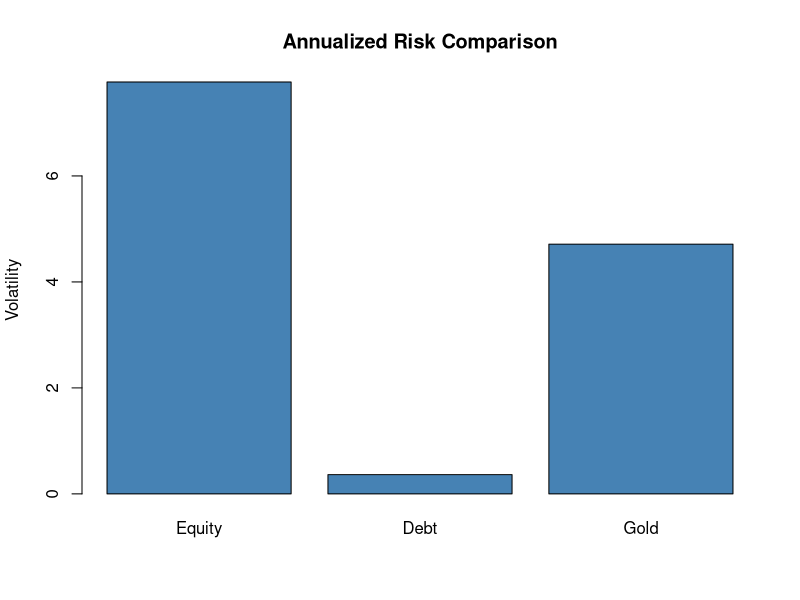
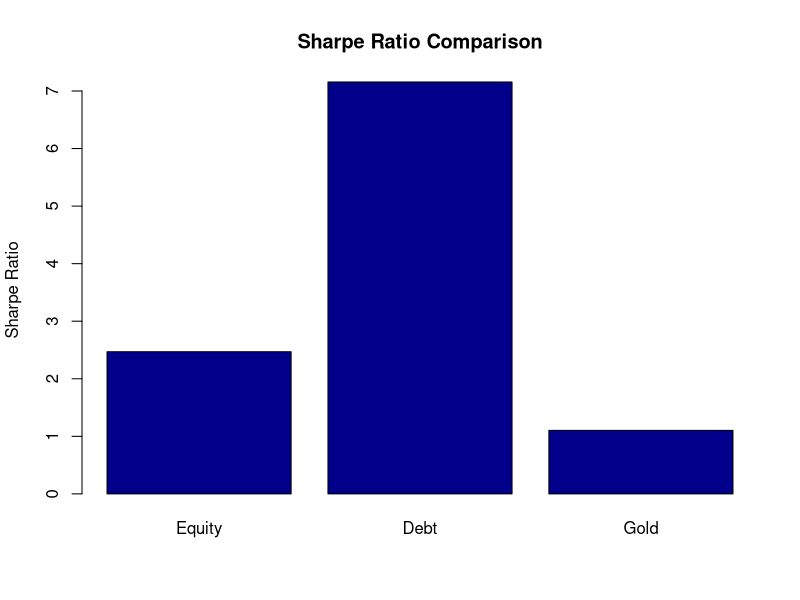

Recreate these plots in R, in order.
# ==============================
# Finance Project in R
# ==============================

print("Finance Project Started")

# Investment details
assets <- c("Equity", "Debt", "Gold")
invested <- c(60000, 30000, 10000)
current  <- c(78000, 33000, 14000)

portfolio <- data.frame(assets, invested, current)
portfolio

portfolio$absolute_return <- portfolio$current - portfolio$invested
portfolio$return_percent <- (portfolio$absolute_return / portfolio$invested) * 100

portfolio

total_invested <- sum(portfolio$invested)
total_current <- sum(portfolio$current)

portfolio_return <- ((total_current - total_invested) / total_invested) * 100

total_invested
total_current
portfolio_return

# Monthly returns (%)
equity_returns <- c(2.5, -1.2, 3.8, 4.1, -0.5, 2.9)
debt_returns   <- c(0.6, 0.5, 0.7, 0.6, 0.4, 0.5)
gold_returns   <- c(1.2, -0.8, 2.0, 1.5, -1.1, 1.8)

sd(equity_returns)
sd(debt_returns)
sd(gold_returns)

sd(equity_returns) * sqrt(12)
sd(debt_returns) * sqrt(12)
sd(gold_returns) * sqrt(12)

risk <- c(
  sd(equity_returns) * sqrt(12),
  sd(debt_returns) * sqrt(12),
  sd(gold_returns) * sqrt(12)
)

barplot(risk,
        names.arg = c("Equity", "Debt", "Gold"),
        col = "steelblue",
        main = "Annualized Risk Comparison",
        ylab = "Volatility")

# ==============================
# Sharpe Ratio Calculation
# ==============================

# Risk-free rate (annual, %)
risk_free_rate <- 4

# Average monthly returns
avg_equity <- mean(equity_returns)
avg_debt   <- mean(debt_returns)
avg_gold   <- mean(gold_returns)

# Annualized returns
annual_equity_return <- avg_equity * 12
annual_debt_return   <- avg_debt * 12
annual_gold_return   <- avg_gold * 12

# Annualized volatility
equity_risk <- sd(equity_returns) * sqrt(12)
debt_risk   <- sd(debt_returns) * sqrt(12)
gold_risk   <- sd(gold_returns) * sqrt(12)

# Sharpe Ratio
sharpe_equity <- (annual_equity_return - risk_free_rate) / equity_risk
sharpe_debt   <- (annual_debt_return - risk_free_rate) / debt_risk
sharpe_gold   <- (annual_gold_return - risk_free_rate) / gold_risk

sharpe_equity
sharpe_debt
sharpe_gold

sharpe <- c(sharpe_equity, sharpe_debt, sharpe_gold)

barplot(sharpe,
        names.arg = c("Equity", "Debt", "Gold"),
        col = "darkblue",
        main = "Sharpe Ratio Comparison",
        ylab = "Sharpe Ratio")